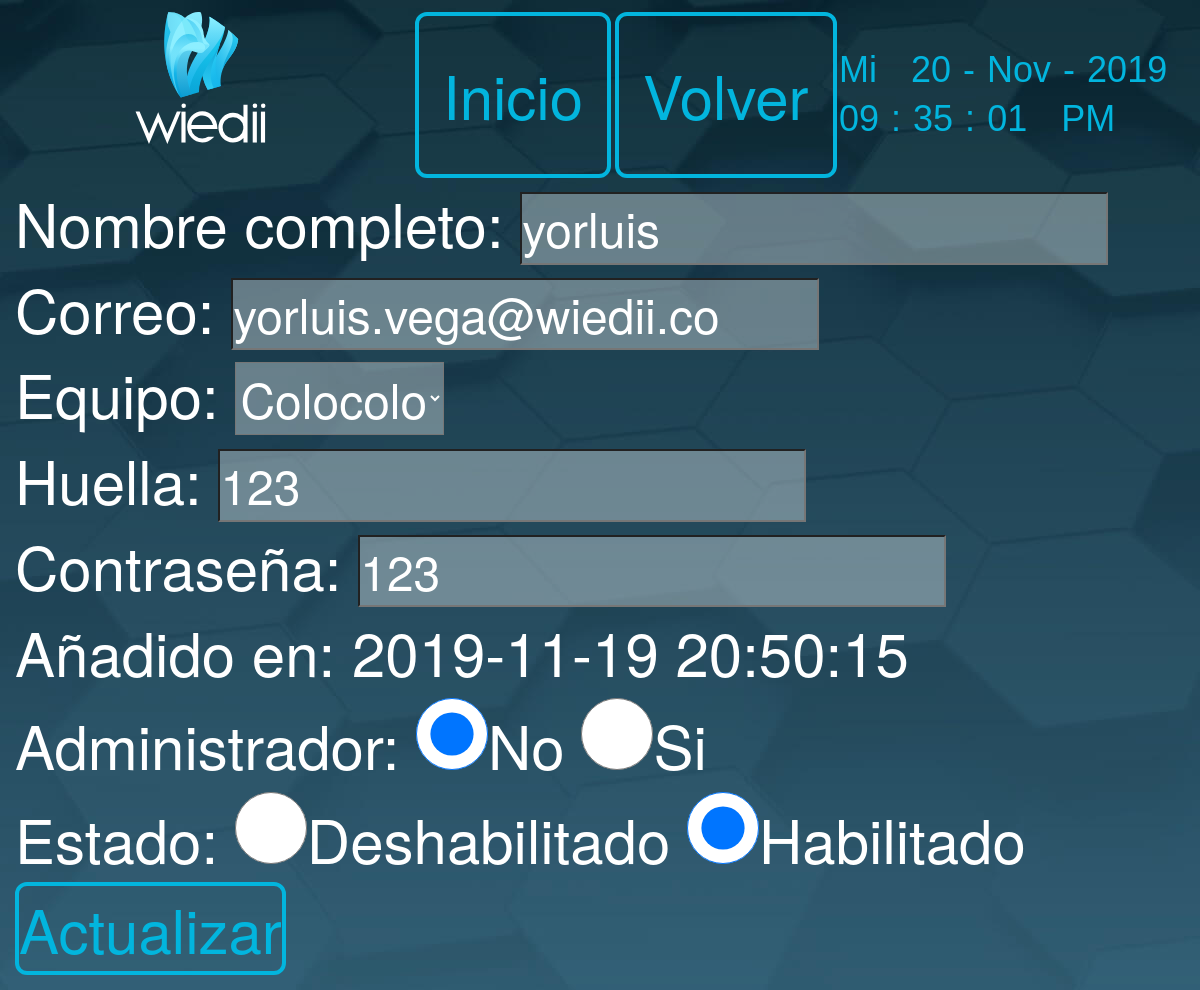
/include/edit.php?id=139, run on the app's committed database.
### tables this page shows
CREATE TABLE `usuarios` (
  `id` int(11) NOT NULL,
  `nombre_usu` varchar(255) DEFAULT NULL,
  `huella` varchar(255) NOT NULL,
  `contrasena` varchar(255) NOT NULL,
  `Id_equipo` int(11) NOT NULL,
  `correo` varchar(255) NOT NULL,
  `fecha` timestamp NOT NULL DEFAULT CURRENT_TIMESTAMP,
  `estado` char(2) NOT NULL,
  `admini` char(2) NOT NULL
);

CREATE TABLE `equipos` (
  `Id_equipo` int(11) NOT NULL,
  `nombre_equipo` varchar(255) NOT NULL,
  `hora_entrada` time NOT NULL,
  `hora_salida` time NOT NULL
);

### include/edit.php (the view, shortened to what this page needs)
<?php
include "../db.php";
$nombre = '';
$huella = '';
$correo = '';
$equipo = '';
$contrasena='';
if (isset($_GET['id'])) {
  $id = $_GET['id'];
  $query = "SELECT * FROM usuarios u, equipos e WHERE u.id=$id and u.Id_equipo=e.Id_equipo";
  $result = mysqli_query($conn, $query);
  if (mysqli_num_rows($result) == 1) {
    $row = mysqli_fetch_array($result);
    $nombre = $row['nombre_usu'];
    $huella = $row['huella'];
    $contrasena=$row['contrasena'];
    $equipo = $row['nombre_equipo'];
    $correo = $row['correo'];
    $id_team = $row['Id_equipo'];
  }
}
?>
<?php include('header.php'); ?>
<div class="container p-4">
  <div class="row">
    <div class="">
      <div class="card card-body">
        <form action="edit.php?id=<?php echo $_GET['id']; ?>" method="POST">
          <div class="form-group" style="margin-top: 15vw;">
            Nombre completo:
            <input name="nombre" type="text" value="<?php echo $nombre; ?>" placeholder="Actualizar nombre">
            <br>
            Correo:
            <input name="correo" type="text" value="<?php echo $correo; ?>" placeholder="Actualizar correo">
            <br>
            Equipo:
            <select name="equipo" id="teams">
              <option selected='selected' value="<?php echo $id_team; ?>"><?php echo $equipo; ?></option>
            </select>
            <br>
            Huella:
            <input name="huella" value="<?php echo $huella; ?>">
            <br>
            Contraseña:
            <input name="contrasena" value="<?php echo $contrasena; ?>">
            <br>
            Añadido en: <?php echo $row['fecha']; ?>
            <br>
            Administrador:
            <input type="radio" name="admini" class="chkbox" value="No"checked>No
            <input type="radio" name="admini" class="chkbox" value="Si" >Si
            <br>
            Estado:
            <input type="radio" name="desha" class="chkbox" value="No">Deshabilitado
            <input type="radio" name="desha" class="chkbox" value="Si" checked>Habilitado
            <br>
            <button class="bguarda btn" name="update">Actualizar</button>
          </div>
        </form>
      </div>
    </div>
  </div>
</div>
<?php include('footer.php'); ?>

### css/style.css (style rules this page uses)
body { font-family: "Helvetica Neue", Helvetica, Arial, sans-serif; font-size: 5vw; line-height: 1.42857143; color: white; }
.bguarda { margin-top: 0vw; background-color: transparent; border: 4px solid rgb(2, 181, 222); color: rgb(2, 181, 222); padding: 0vw 0vw; text-align: center; text-decoration: none; display: inline-block; font-size: 5vw; border-radius: 12px; }
* { margin: 0; padding: 0; box-sizing: border-box; }
input { background-color: rgba(238, 244, 245, 0.363); color: white; }
::placeholder { color: white; opacity: 1; }
button, input, optgroup, select, textarea { color: white; background-color: rgba(238, 244, 245, 0.363); font-size: 4vw; font-size-adjust: none; }
.chkbox { width: 6vw; height: 6vw; }

### data on the page
usuarios: nombre "yorluis", correo "yorluis.vega@wiedii.co", equipo "Colocolo", huella "123", contrasena "123", fecha "2019-11-19 20:50:15"
